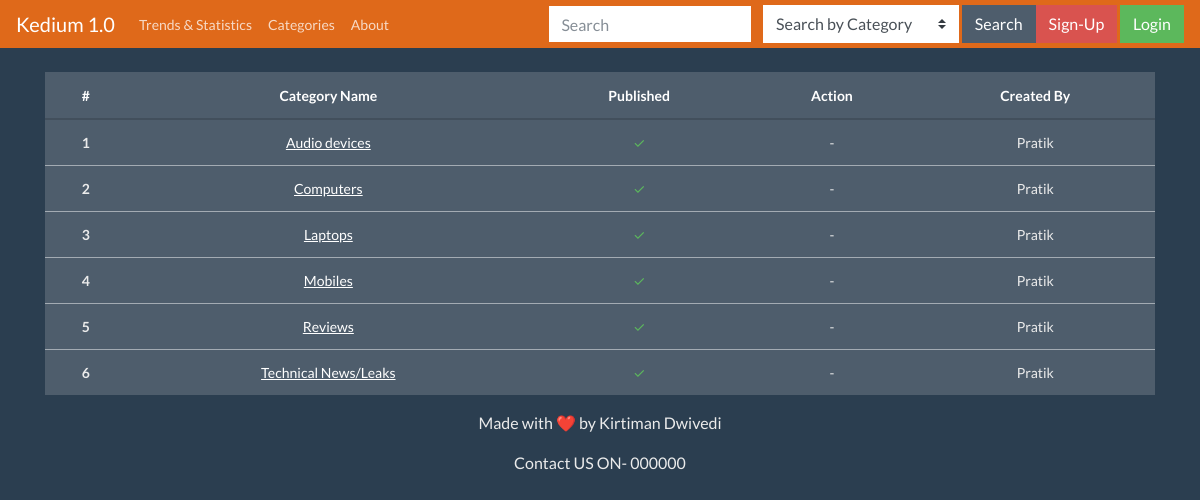
Page /index.php/categories on the committed database.
### tables this page shows
CREATE TABLE `categories` (
  `id` int(10) NOT NULL,
  `title` varchar(255) NOT NULL,
  `created_on` datetime NOT NULL,
  `created_by` int(10) NOT NULL,
  `modified_on` datetime NOT NULL DEFAULT current_timestamp(),
  `modified_by` int(10) NOT NULL,
  `published` enum('0','1') NOT NULL DEFAULT '0'
);

CREATE TABLE `users` (
  `id` int(10) NOT NULL,
  `name` varchar(255) NOT NULL,
  `username` varchar(255) NOT NULL,
  `email` varchar(255) NOT NULL,
  `password` varchar(255) NOT NULL,
  `created_on` datetime NOT NULL
);

### application/controllers/Categories.php (called while the page is built, shortened)
<?php
class Categories extends CI_Controller {
	public function __construct(){
        $this->load->model('categories_model');
    }
	public function index(){
		$data['categories'] = $this->categories_model->get_categories();
		$this->load->view('header',array('title'=>'Categories'));
		$this->load->view('categories/index',$data);
		$this->load->view('footer');
	}
}

### index.php (called while the page is built, shortened)
<?php
require_once BASEPATH.'core/CodeIgniter.php';

### application/models/Categories_model.php (called while the page is built, shortened)
<?php
class Categories_model extends CI_Model{
	public function get_categories(){
		$this->db->select('c.*,u.name');
		$this->db->order_by('title');
		$this->db->join('users as u','u.id = c.created_by');
		$query = $this->db->get('categories as c');
		return $query->result_array();
	}
	public function get_published_cat(){
		$this->db->select('c.*');
		$this->db->order_by('title');
		$this->db->where('c.published','1');
		$query = $this->db->get('categories as c');
		return $query->result_array();
	}
}

### application/views/categories/index.php (the view, shortened to what this page needs)
<div class="container top-margin">
	<table class="table table-hover">
	  <thead>
	    <tr class="table-dark" align="center">
	      <th scope="col">#</th>
	      <th scope="col">Category Name</th>
	      <th scope="col">Published</th>
	      <th scope="col">Action</th>
	      <th scope="col">Created By</th>
	    </tr>
	  </thead>
	  <tbody>
	  	<?php $i=1; foreach($categories as $category): ?>
		    <tr class="table-secondary" align="center">
		      <th scope="row"><?php echo $i++; ?></th>
		      <td><a href="<?php echo site_url('/categories/blogs/'.$category['id']); ?>"><?php echo $category['title'] ?></a></td>
		      <td><span class="<?php echo $category['published'] ? 'text-success' : 'text-danger'; ?>">&check;</span></td>
		      <td>
		      	<?php if ($this->session->userdata('user_id') == $category['created_by']) : ?>
		      		<button type="button" onclick="deleteCategory(this);" data-delete="<?php echo base64_encode($category['id']); ?>" class="btn btn-outline-primary" title="Delete">
				        <svg width="1em" height="1em" viewBox="0 0 16 16" class="bi bi-trash" fill="currentColor" xmlns="http://www.w3.org/2000/svg">
					  		<path d="M5.5 5.5A.5.5 0 0 1 6 6v6a.5.5 0 0 1-1 0V6a.5.5 0 0 1 .5-.5zm2.5 0a.5.5 0 0 1 .5.5v6a.5.5 0 0 1-1 0V6a.5.5 0 0 1 .5-.5zm3 .5a.5.5 0 0 0-1 0v6a.5.5 0 0 0 1 0V6z"></path>
					  		<path fill-rule="evenodd" d="M14.5 3a1 1 0 0 1-1 1H13v9a2 2 0 0 1-2 2H5a2 2 0 0 1-2-2V4h-.5a1 1 0 0 1-1-1V2a1 1 0 0 1 1-1H6a1 1 0 0 1 1-1h2a1 1 0 0 1 1 1h3.5a1 1 0 0 1 1 1v1zM4.118 4L4 4.059V13a1 1 0 0 0 1 1h6a1 1 0 0 0 1-1V4.059L11.882 4H4.118zM2.5 3V2h11v1h-11z"></path>
						</svg>
        			</button>
        			<button type="button" onclick="editCategory(this);" data-edit="<?php echo base64_encode($category['id']); ?>" class="btn btn-outline-primary" data-published="<?php echo $category['published'] ?>" title="Edit" >
			        	<svg width="1em" height="1em" viewBox="0 0 16 16" class="bi bi-pen" fill="currentColor" xmlns="http://www.w3.org/2000/svg">
					  		<path fill-rule="evenodd" d="M13.498.795l.149-.149a1.207 1.207 0 1 1 1.707 1.708l-.149.148a1.5 1.5 0 0 1-.059 2.059L4.854 14.854a.5.5 0 0 1-.233.131l-4 1a.5.5 0 0 1-.606-.606l1-4a.5.5 0 0 1 .131-.232l9.642-9.642a.5.5 0 0 0-.642.056L6.854 4.854a.5.5 0 1 1-.708-.708L9.44.854A1.5 1.5 0 0 1 11.5.796a1.5 1.5 0 0 1 1.998-.001zm-.644.766a.5.5 0 0 0-.707 0L1.95 11.756l-.764 3.057 3.057-.764L14.44 3.854a.5.5 0 0 0 0-.708l-1.585-1.585z"></path>
					</svg>
			        </button>
		      	<?php else: ?>
		      		-
		      	<?php endif; ?>
		      	</td>
		      	<td><?php echo $category['name']; ?></td>
		    </tr>
		<?php endforeach?>
		</tbody>
	</table>
</div>

### application/views/header.php (shortened to what this page needs)
<!DOCTYPE html>
<html>
<head>
	<link rel="stylesheet" type="text/css" href="<?php echo base_url('application/assets/css/style.css'); ?>">
	<link rel="stylesheet" type="text/css" href="<?php echo base_url('application/assets/css/bootstrap.min.css'); ?>">
</head>
<body>
	<nav class="navbar navbar-expand-lg navbar-dark bg-primary fixed-top">
  <a class="navbar-brand" href="<?php echo base_url(); ?>">Kedium 1.0</a>
  <div class="collapse navbar-collapse" id="navbarColor03">
    <ul class="navbar-nav mr-auto">
      <li class="nav-item">
        <a class="nav-link" href="<?php echo site_url('trends'); ?>">Trends & Statistics</a>
      </li>
      <li class="nav-item">
        <a class="nav-link" href="<?php echo site_url('categories'); ?>">Categories</a>
      </li>
      <li class="nav-item">
        <a class="nav-link" href="<?php echo site_url('about'); ?>">About</a>
      </li>
    </ul>
    <div class="form-inline">
    <?php if ($this->uri->segment(1) != 'login'): ?>
      <div class="form-group">
      <?php echo form_open('home/search'); ?>
        <input class="form-control mr-sm-2" name="search" type="text" placeholder="Search" value="<?php echo $this->session->userdata('search_query') ?>">
          <?php $categories = $this->categories_model->get_published_cat(); ?>
        <select class="custom-select"  name="category" title="Search by Category">
          <option value="AllCategory">Search by Category</option>
        </select>
        <button class="btn btn-secondary my-2 my-sm-0" type="submit">Search</button>
      <?php echo form_close(); ?>
    </div>
  <?php endif; ?>
      <?php if(!$this->session->userdata('logged_in')): ?>
      <div class="">
        	<a href="<?php echo site_url('signup'); ?>"><button type="button" class="btn btn-danger">Sign-Up</button></a>
        	<a href="<?php echo site_url('login'); ?>"><button type="button" class="btn btn-success">Login</button></a>
        <?php else: ?>
          <a href="<?php echo site_url('logout'); ?>"><button type="button" class="btn btn-success">LogOut</button></a>
      </div>
      <?php endif; ?>
    </div>
  </div>
</nav>

### application/views/footer.php
</body>
<p align="center">Made with ❤️ by Kirtiman Dwivedi</p>
<p align="center" size ="12">Contact US ON- 000000 </p>
</html>

### application/assets/css/style.css (style rules this page uses)
html,body { background-size: cover; background-repeat: no-repeat; background-attachment: fixed; height: 100%; font-family: 'Numans', sans-serif; }
.top-margin { padding-top: 72px !important; }

### rows in the picture
categories: title "Audio devices", users.name "Pratik"
categories: title "Computers", users.name "Pratik"
categories: title "Laptops", users.name "Pratik"
categories: title "Mobiles", users.name "Pratik"
categories: title "Reviews", users.name "Pratik"
categories: title "Technical News/Leaks", users.name "Pratik"
